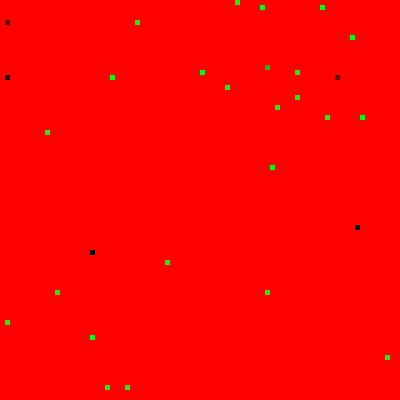
Frame 1 (no input)
Frame 60 (no input): blank canvas, image omitted
Frame 120 (the mouse pressed at the canvas centre since frame 60): blank canvas, image omitted

The p5.js sketch that drew this single still picture (run headless with seeded random() and noise() and a simulated clock; from frame 60 on, the mouse is pressed at the canvas centre):

// p5.js sketch
// ── sketch.js
let grid= [];
let next =[];

let rows;
let cols;
let sz =5;

// vars for diffusion algorithm

let dA = 1;
let dB = 0.5;
let feed = 0.055;
let k = 0.062;

function setup() {
  createCanvas(400, 400);
  rows = floor(height/sz)
  cols = floor(width/sz)
  print(rows,cols)
  noStroke();
  background(255);
  makeGrid();
  showGrid();
  print(grid)
  diffuse()
  print(grid);
}

function draw(){
  diffuse();
  showGrid();
}

function makeGrid(){
  for (let j =0; j < rows; j++){
    grid[j]= [];
    for (let i =0; i <cols; i++){
      grid[j][i]= { a: random(255), b: random(255)}
    }
  }
}


function showGrid(){
  
  for (let j =0; j < rows; j++){
    for (let i =0; i <cols; i++){
      fill(grid[j][i].a,grid[j][i].b,0)
      rect(i*sz,j*sz,sz,sz)
    }
  }
  
}


function diffuse(){
  
  next =[]
  for (let j =0; j < rows; j++){
    next[j]= [];
    for (let i =0; i <cols; i++){
      let a = grid[j][i].a
      let b = grid[j][i].b
      let va =  a + 
                (dA * laplaceA()) -
                (a * b *b) +
                (feed *(1-a));

      let vb = b + 
                (dB * laplaceB()) +
                (a * b *b) -
                ((k + feed)*b);
       
      next[j][i] = { a: va, b:vb }
    }
  }
  swap();
}


function laplaceA(){
    return 1;
}

function laplaceB(){
    return 1;
}

function swap(){
  // deep swap
  grid = []
  for (let j =0; j < rows; j++){
    grid[j] =[]
    for (let i =0; i <cols; i++){
      grid[j][i] = next[j][i]
    }
  }
}
// ── style.css
html, body {
    height: 100%;
  }
  
  body {
    padding: 3%;
      margin: 0;
      color: #66FF00;
      background-color: rgb(73, 5, 5);
      font-size: large;
      text-align: center;
      font-family: monospace; 
    /* This centers our sketch horizontally. */
    justify-content: center;
  
    /* This centers our sketch vertically.  
    align-items: center;*/
  }
